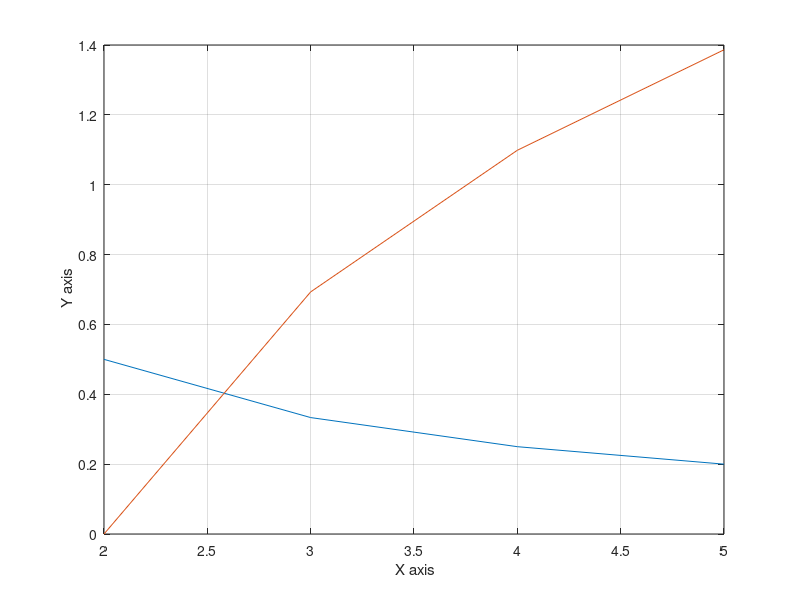

Here is the MATLAB script that generated this plot:
clear;
x = 2:1:5;

i = 1:length(x);
f = 1./x(i);
g = log(x(i)-1);

plot(x,f,x,g);
xlabel('    X axis   ');
ylabel('    Y axis   ');
grid on
